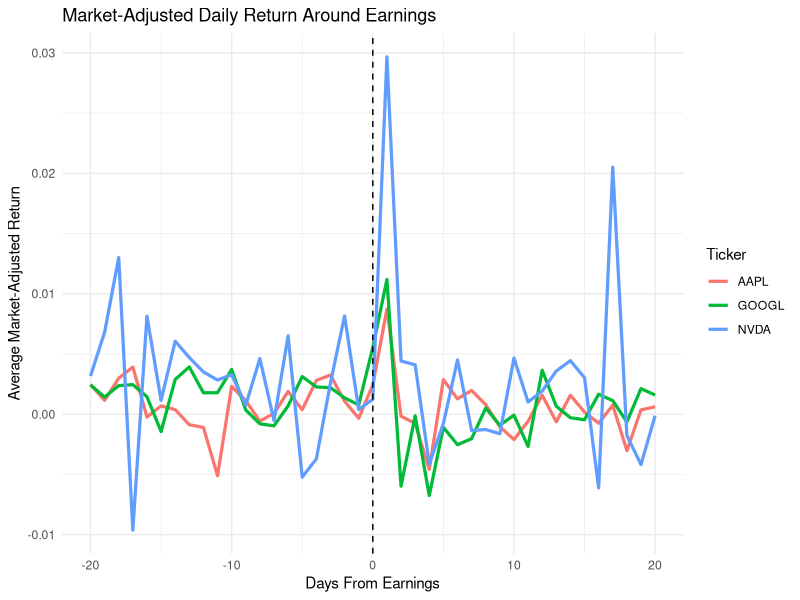
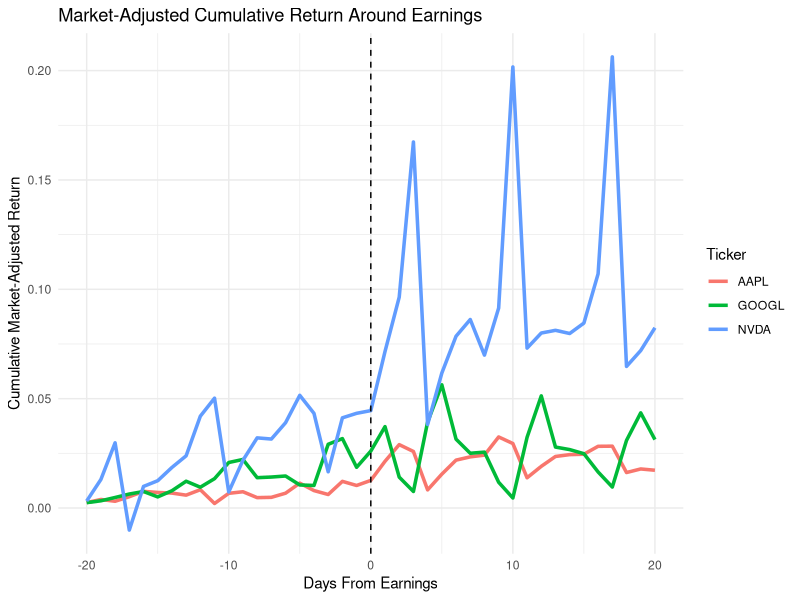
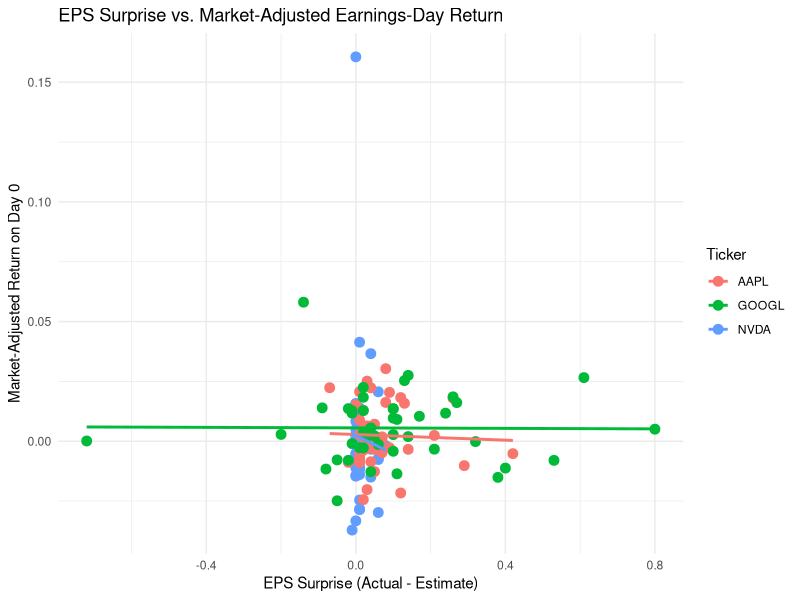

R code for these plots, in order:
library(tidyverse)
library(lubridate)

# ---------- 1. LOAD RAW EVENT WINDOWS ----------
events_all_raw <- read_csv("data/merged/all_tickers_event_windows.csv",
                           show_col_types = FALSE)

# ---------- 2. LOAD SP500 RETURNS ----------
sp500 <- read_csv("data/sp500/sp500_prices.csv",
                  show_col_types = FALSE) %>%
  select(Date, SP500_Return = Return)

# ---------- 3. MERGE & COMPUTE MARKET-ADJUSTED RETURNS ----------
events_all_mktadj <- events_all_raw %>%
  left_join(sp500, by = "Date") %>%
  mutate(
    Mkt_Adj_Return = Return - SP500_Return
  )

# (Optional) save a separate CSV with the market-adjusted column
dir.create("data/merged", showWarnings = FALSE)
write_csv(events_all_mktadj,
          "data/merged/all_tickers_event_windows_mktadj.csv")

message("✅ Saved market-adjusted event windows to data/merged/all_tickers_event_windows_mktadj.csv")

# ---------- 4. EVENT STUDY USING MARKET-ADJUSTED RETURNS ----------

# 4a. Average market-adjusted daily returns around earnings
avg_event_curve_adj <- events_all_mktadj %>%
  group_by(Ticker, Days_From_Earnings) %>%
  summarise(
    avg_mkt_adj_return = mean(Mkt_Adj_Return, na.rm = TRUE),
    .groups = "drop"
  )

ggplot(avg_event_curve_adj,
       aes(Days_From_Earnings, avg_mkt_adj_return, color = Ticker)) +
  geom_line(size = 1.1) +
  geom_vline(xintercept = 0, linetype = "dashed") +
  labs(
    title = "Market-Adjusted Daily Return Around Earnings",
    x = "Days From Earnings",
    y = "Average Market-Adjusted Return"
  ) +
  theme_minimal()

# 4b. Average cumulative market-adjusted returns
cumulative_adj <- events_all_mktadj %>%
  arrange(Ticker, Earnings_Date, Date) %>%
  group_by(Ticker, Earnings_Date) %>%
  mutate(
    cum_mkt_adj_return = cumsum(replace_na(Mkt_Adj_Return, 0))
  ) %>%
  ungroup()

avg_cum_adj <- cumulative_adj %>%
  group_by(Ticker, Days_From_Earnings) %>%
  summarise(
    avg_cum_mkt_adj_return = mean(cum_mkt_adj_return),
    .groups = "drop"
  )

ggplot(avg_cum_adj,
       aes(Days_From_Earnings, avg_cum_mkt_adj_return, color = Ticker)) +
  geom_line(size = 1.2) +
  geom_vline(xintercept = 0, linetype = "dashed") +
  labs(
    title = "Market-Adjusted Cumulative Return Around Earnings",
    x = "Days From Earnings",
    y = "Cumulative Market-Adjusted Return"
  ) +
  theme_minimal()

# 4c. EPS surprise vs market-adjusted earnings-day return
earnings_day <- events_all_mktadj %>%
  filter(Days_From_Earnings == 0)

model_mkt_adj <- lm(Mkt_Adj_Return ~ EPS_Surprise, data = earnings_day)
print(summary(model_mkt_adj))

earnings_day %>%
  group_by(Ticker) %>%
  summarise(
    cor_eps_mkt_adj = cor(EPS_Surprise, Mkt_Adj_Return, use = "complete.obs"),
    .groups = "drop"
  ) %>%
  print()

ggplot(earnings_day,
       aes(EPS_Surprise, Mkt_Adj_Return, color = Ticker)) +
  geom_point(size = 3) +
  geom_smooth(method = "lm", se = FALSE) +
  labs(
    title = "EPS Surprise vs. Market-Adjusted Earnings-Day Return",
    x = "EPS Surprise (Actual - Estimate)",
    y = "Market-Adjusted Return on Day 0"
  ) +
  theme_minimal()
